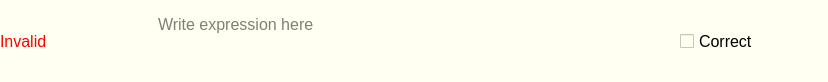
<?xml version="1.0" encoding="UTF-8"?>
<ui version="4.0">
 <class>answerInputFrame</class>
 <widget class="QFrame" name="answerInputFrame">
  <property name="geometry">
   <rect>
    <x>0</x>
    <y>0</y>
    <width>828</width>
    <height>78</height>
   </rect>
  </property>
  <property name="sizePolicy">
   <sizepolicy hsizetype="Preferred" vsizetype="Preferred">
    <horstretch>0</horstretch>
    <verstretch>0</verstretch>
   </sizepolicy>
  </property>
  <property name="minimumSize">
   <size>
    <width>0</width>
    <height>0</height>
   </size>
  </property>
  <property name="maximumSize">
   <size>
    <width>16777215</width>
    <height>16777215</height>
   </size>
  </property>
  <property name="windowTitle">
   <string>Frame</string>
  </property>
  <property name="styleSheet">
   <string notr="true">background-color: rgb(255, 255, 242);</string>
  </property>
  <layout class="QGridLayout" name="gridLayout">
   <property name="leftMargin">
    <number>0</number>
   </property>
   <property name="rightMargin">
    <number>0</number>
   </property>
   <property name="verticalSpacing">
    <number>0</number>
   </property>
   <item row="0" column="2">
    <spacer name="verticalSpacer">
     <property name="orientation">
      <enum>Qt::Vertical</enum>
     </property>
     <property name="sizeType">
      <enum>QSizePolicy::Preferred</enum>
     </property>
     <property name="sizeHint" stdset="0">
      <size>
       <width>20</width>
       <height>50</height>
      </size>
     </property>
    </spacer>
   </item>
   <item row="0" column="4">
    <widget class="QCheckBox" name="ifCorrectCheckBox">
     <property name="sizePolicy">
      <sizepolicy hsizetype="Maximum" vsizetype="Maximum">
       <horstretch>0</horstretch>
       <verstretch>0</verstretch>
      </sizepolicy>
     </property>
     <property name="minimumSize">
      <size>
       <width>90</width>
       <height>50</height>
      </size>
     </property>
     <property name="maximumSize">
      <size>
       <width>250</width>
       <height>100</height>
      </size>
     </property>
     <property name="font">
      <font>
       <pointsize>12</pointsize>
      </font>
     </property>
     <property name="text">
      <string>Correct</string>
     </property>
    </widget>
   </item>
   <item row="0" column="0">
    <widget class="QLabel" name="ifValidLabel">
     <property name="sizePolicy">
      <sizepolicy hsizetype="Minimum" vsizetype="Preferred">
       <horstretch>0</horstretch>
       <verstretch>0</verstretch>
      </sizepolicy>
     </property>
     <property name="minimumSize">
      <size>
       <width>0</width>
       <height>50</height>
      </size>
     </property>
     <property name="maximumSize">
      <size>
       <width>150</width>
       <height>100</height>
      </size>
     </property>
     <property name="font">
      <font>
       <pointsize>12</pointsize>
      </font>
     </property>
     <property name="styleSheet">
      <string notr="true">color: rgb(255, 0, 0);</string>
     </property>
     <property name="text">
      <string>Invalid</string>
     </property>
     <property name="textFormat">
      <enum>Qt::PlainText</enum>
     </property>
    </widget>
   </item>
   <item row="0" column="1">
    <widget class="QTextEdit" name="answerInputField">
     <property name="sizePolicy">
      <sizepolicy hsizetype="Maximum" vsizetype="Preferred">
       <horstretch>0</horstretch>
       <verstretch>0</verstretch>
      </sizepolicy>
     </property>
     <property name="minimumSize">
      <size>
       <width>500</width>
       <height>60</height>
      </size>
     </property>
     <property name="maximumSize">
      <size>
       <width>4000</width>
       <height>75</height>
      </size>
     </property>
     <property name="font">
      <font>
       <family>Helvetica Neue</family>
       <pointsize>12</pointsize>
      </font>
     </property>
     <property name="frameShape">
      <enum>QFrame::NoFrame</enum>
     </property>
     <property name="frameShadow">
      <enum>QFrame::Plain</enum>
     </property>
     <property name="verticalScrollBarPolicy">
      <enum>Qt::ScrollBarAlwaysOff</enum>
     </property>
     <property name="horizontalScrollBarPolicy">
      <enum>Qt::ScrollBarAlwaysOff</enum>
     </property>
     <property name="placeholderText">
      <string>Write expression here</string>
     </property>
    </widget>
   </item>
  </layout>
 </widget>
 <resources/>
 <connections/>
</ui>
